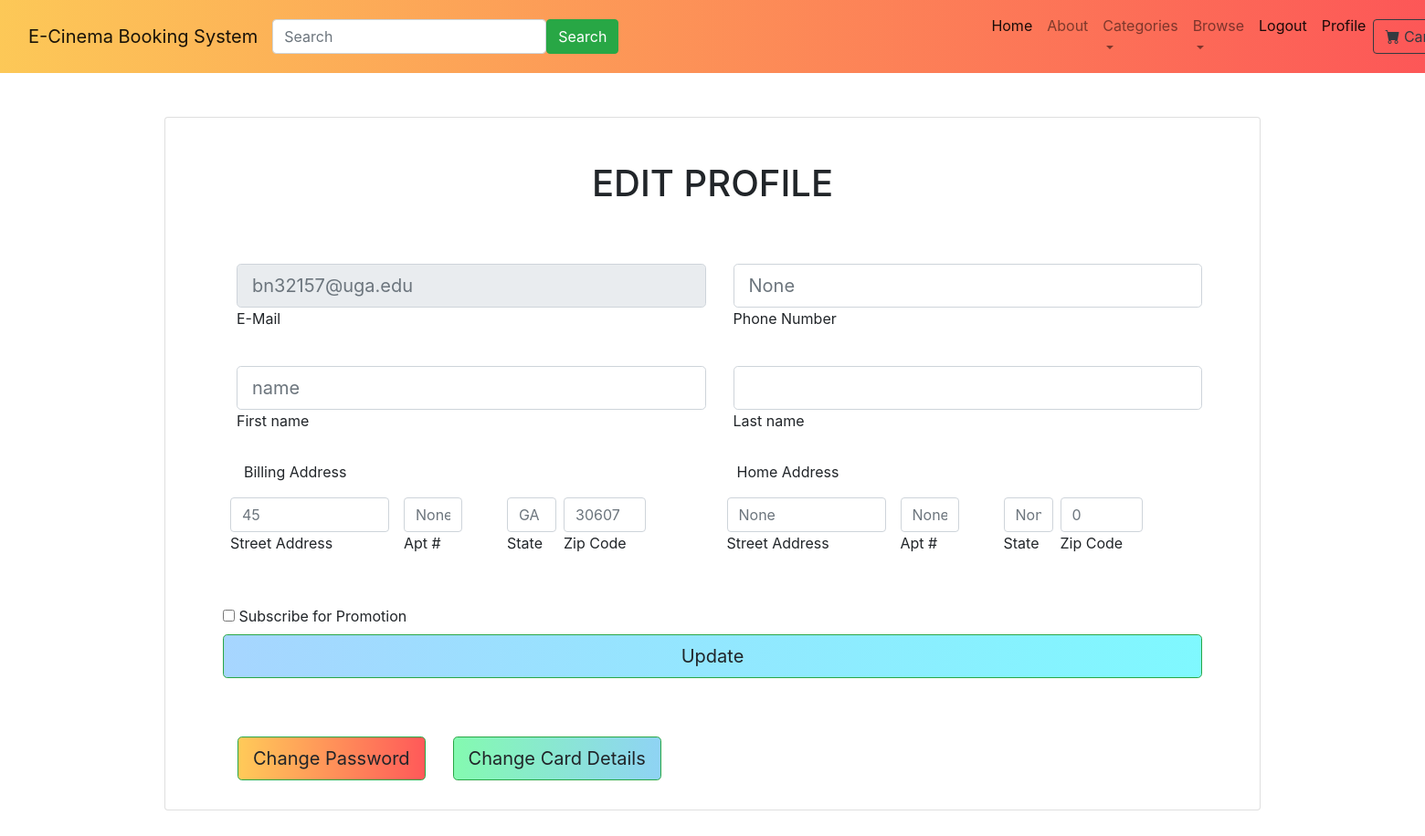
Before: /edit_profile (signed in) with the older database file.
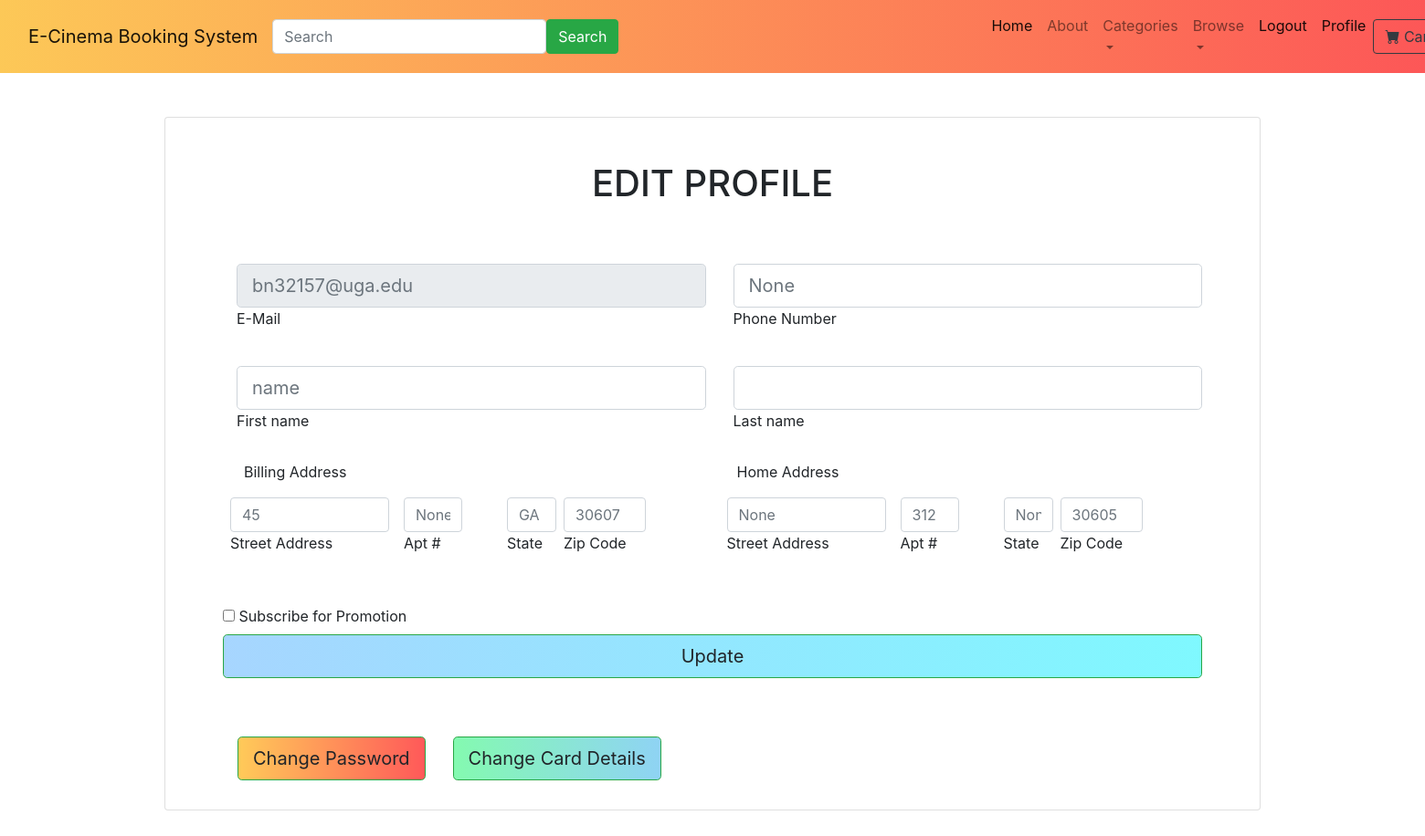
After: the same page with the newer database file.
### ebooking/models.py (models this page shows)
class customuser(AbstractUser):
    phone_number = models.IntegerField()
    streetAddressBilling = models.TextField()
    aptNumberBilling = models.TextField()
    stateBilling = models.TextField()
    zipCodeBilling = models.IntegerField()
    streetAddressHome = models.TextField()
    aptNumberHome = models.TextField()
    stateHome = models.TextField()
    zipCodeHome = models.IntegerField()
    promotion = models.BooleanField(default='False')
    rememberme = models.BooleanField(default='False')

### ebooking/views.py (the view, shortened to what this page needs)
# urls.py: path('edit_profile', views.edit_profile, name='edit'),
def edit_profile(request):
    current_user = request.user
    edit_values = {}
    for field in customuser._meta.fields:
        if field.name!='id' and field.name in request.POST and request.POST[field.name]:
            edit_values[field.name] = request.POST[field.name]
    return render(request, "edit_profile.html")

### home/templates/edit_profile.html (shortened to what this page needs)
{% extends 'base.html' %}
{% load static %}
{% block content %}
<head><link rel="stylesheet" href="{% static 'home/css/registration.css' %}"></head>
  <div class="container h-70 pt-5">
        <div class="d-flex justify-content-center">
            <div class="d-flex justify-content-center">
            <div class="card" style="height:760px;width:1200px">
              <div class="card-body p-5">
                <h1 class="text-uppercase text-center mb-5">Edit Profile</h1>
                  {% if user.is_authenticated %}
                  <form method="POST" action="edit_profile">
                  <div class="col ml-auto">
                    <div class="row ml-auto py-3">
                        <div class="col ml-auto">
                            <input type="text" id="formControlReadonly" class="form-control form-control-lg" placeholder={{user.email}} aria-label={{user.email}} readonly>
                            <label for="formControlReadonly">E-Mail</label>
                        </div>
                        <div class="col ml-auto">
                            <input name="phone_number" type="number" id="phone_number" class="form-control form-control-lg" placeholder={{user.phone_number}}>
                            <label for="phone_number">Phone Number</label>
                        </div>
                    </div>
                    <div class="row ml-auto py-3">
                        <div class="col ml-auto">
                            <input name="first_name" type="text" id="first_name" class="form-control form-control-lg" placeholder={{user.first_name}}>
                            <label for="first_name">First name</label>
                        </div>
                        <div class="col ml-auto">
                            <input name="last_name" type="text"  id="last_name" class="form-control form-control-lg" placeholder={{user.last_name}}>
                            <label for="first_name">Last name</label>
                            </div>
                    </div>
                      <div class="row ml-2 pt-2">
                          <div class="col">
                          <p>Billing Address</p>
                          </div>
                        <div class="col">
                          <p>Home Address</p>
                          </div>
                     </div>
                      <div class="row ml-auto">
                        <div class="col ml-auto">
                            <div class="row mb-4" style="float:left">
                           <div class="form-outline mb-4 px-2" style="float:left;width:190px">
                            <input name= "streetAddressBilling" type="text" id="saddress" class="form-control"
                                   placeholder={{user.streetAddressBilling}}>
                            <label class="form-label" for="saddress">Street Address</label>
                          </div>
                         <div class="form-outline mb-4 px-2" style="float:left;width:80px">
                           <input name="aptNumberBilling" type="text" id="aptnumber" class="form-control"
                                  placeholder={{user.aptNumberBilling}}>
                            <label class="form-label" for="aptnumber">Apt #</label>
                         </div>
                        </div>
                        <div class="row mb-4 px-5">
                        <div class="form-outline mb-4 px-2" style="width:70px">
                           <input name="stateBilling" type="text" id="bstate" class="form-control"
                                  placeholder={{user.stateBilling}}>
                            <label class="form-label" for="bstate" >State</label>
                         </div>
                         <div class="form-outline mb-4" style="float:left;width:90px">
                           <input name= "zipCodeBilling" type="number" id="bzipcode" class="form-control"
                                  placeholder={{user.zipCodeBilling}}>
                            <label class="form-label" for="bzipcode">Zip Code</label>
                         </div></div>
                        </div>
                        <div class="col ml-auto">
                            <div class="row mb-4" style="float:left">
                           <div class="form-outline mb-4 px-2" style="float:left;width:190px">
                            <input name="streetAddressHome" type="text" id="haddress" class="form-control"
                                   placeholder={{user.streetAddressHome}}>
                            <label class="form-label" for="haddress">Street Address</label>
                          </div>
                         <div class="form-outline mb-4 px-2" style="float:left;width:80px">
                           <input name="aptNumberHome" type="text" id="haptnumber" class="form-control"
                                  placeholder={{user.aptNumberHome}}>
                            <label class="form-label" for="haptnumber">Apt #</label>
                         </div>
                        </div>
                        <div class="row mb-4 px-5">
                        <div class="form-outline mb-4 px-2" style="width:70px">
                           <input name="stateHome" type="text" id="hstate" class="form-control"
                                  placeholder={{user.stateHome}}>
                            <label class="form-label" for="hstate" >State</label>
                         </div>
                         <div class="form-outline mb-4" style="float:left;width:90px">
                           <input name="zipCodeHome"  type="number" id="hzipcode" class="form-control"
                                  placeholder={{user.zipCodeHome}}>
                            <label class="form-label" for="hzipcode">Zip Code</label>
                         </div></div>
                        </div>
                    </div>
                    <div >
                          <input type="checkbox" id="promotion" name="promotion" CheckboxPlaceHolder={{user.promotion}}>
                            <label for="promotion"> Subscribe for Promotion</label><br>
                    </div>
                      <div style="text-align: center;">
                    <button class="btn btn-success btn-block btn-lg gradient-custom-3 text-body px-2" type="submit">Update</button>
            </div>
                       </div></form></br></br>
                  <div class="col ml-auto p-3">
                      <div class="row ml-auto">
                          <form method="POST" action="changepassword">
                              <div class="col ml-auto"><button style="color:red" type="submit" value="Change Password",
                                                               class="btn btn-success btn-block btn-lg gradient-custom-6 text-body">Change Password</button>
                              </div> </form>
                         <form method="POST" action="edit_card">
                              <div class="col ml-auto"><button type="submit" value="Change Card Details",
                                                               class="btn btn-success btn-block btn-lg gradient-custom-4 text-body">Change Card Details</button>
                              </div>
                        </form>
                          </div>
                      </div>
                  </div>
                  {% else %}
                <p class="text-center text-muted mt-5 mb-0">User Not Logged IN <a href="login" class="fw-bold text-body"><u>Login here</u></a></p>
                      {% endif %}
              </div>
            </div></div></div></div>
        {% endblock %}

### home/templates/base.html (shortened to what this page needs)
{% load static %}
<!DOCTYPE html>
<html lang="en">
    <head>
        <link rel="stylesheet" href="{% static 'home/css/registration.css' %}">
        <link href="https://cdn.jsdelivr.net/npm/bootstrap-icons@1.5.0/font/bootstrap-icons.css" rel="stylesheet" />
        <link rel="stylesheet" href="https://stackpath.bootstrapcdn.com/bootstrap/4.1.3/css/bootstrap.min.css">
    </head>
    <body style="background-image: url('https://mdbcdn.b-cdn.net/img/Photos/new-templates/search-box/img4.jpg');height:900px">
<nav class="navbar navbar-expand-lg navbar-light bg-light mask d-flex align-items-center h-10 gradient-custom-6">
            <div class="container-fluid">
                <a class="navbar-brand" href="index">E-Cinema Booking System</a>
                <form class="d-flex">
                    <input class="form-control me-2" type="search" placeholder="Search" aria-label="Search" style="width: 300px">
                    <button class="btn btn-success" type="submit">Search</button>
                </form>
                <div class="collapse navbar-collapse" id="navbarSupportedContent" style="width:100px">
                    <ul class="navbar-nav me-auto mb-2 mb-lg-0 ms-lg-4 ml-auto" style="padding-left:400px" >
                        <li class="nav-item"><a class="nav-link active" aria-current="page" href="#!">Home</a></li>
                        <li class="nav-item"><a class="nav-link" href="#!">About</a></li>
                        <li class="nav-item dropdown">
                            <a class="nav-link dropdown-toggle" id="navbarDropdown" href="#" role="button" data-bs-toggle="dropdown" aria-expanded="false">Categories</a>
                        </li>
                        <li class="nav-item dropdown">
                            <a class="nav-link dropdown-toggle" id="navbarDropdown" href="#" role="button" data-bs-toggle="dropdown" aria-expanded="false">Browse</a>
                        </li>
                        {% if user.is_authenticated %}
                        <li class="nav-item active"><a class="nav-link" href="logout">Logout</a></li>
                        <li class="nav-item active"><a class="nav-link" href="edit_profile">Profile</a></li>
                        {% else %}
                        <li class="nav-item active"><a class="nav-link" href="/login/">Login</a></li>
                        <li class="nav-item active"><a class="nav-link" href="/registration">Registration</a></li>
                        {% endif %}
                    </ul>
                    <form class="d-flex" method="POST" action="orderSummary">
                        <a href="orderSummary">
                        <button class="btn btn-outline-dark" type="submit">
                            <i class="bi-cart-fill me-1"></i>
                            Cart
                        </button>
                            </a>
                    </form>
                </div>
            </div>
        </nav>
{% block content %}
{% endblock %}

### home/static/home/css/registration.css (style rules this page uses)
.gradient-custom-3 { background: #84fab0; background: -webkit-linear-gradient(to right, rgba(132, 250, 176, 0.5), rgba(143, 211, 244, 0.5)); background: linear-gradient(to right, rgba(132, 250, 176, 0.5), rgba(143, 211, 244, 0.5)) }
.gradient-custom-4 { background: #84fab0; background: -webkit-linear-gradient(to right, rgba(132, 250, 176, 1), rgba(143, 211, 244, 1)); background: linear-gradient(to right, rgba(132, 250, 176, 1), rgba(143, 211, 244, 1)) }
.gradient-custom-3 { background: #4facfe; background: -webkit-linear-gradient(to right, rgba(79, 172, 254, 0.5), rgba(0, 242, 254, 0.5)); background: linear-gradient(to right, rgba(79, 172, 254, 0.5), rgba(0, 242, 254, 0.5)) }
.gradient-custom-6 { background: #ff0000; background: -webkit-linear-gradient(to left, rgba(255, 0, 0, 0.65), rgba(255, 174, 0, 0.65)); background: linear-gradient(to left, rgba(255, 0, 0, 0.65), rgba(255, 174, 0, 0.65)) }

Changed rows visible on the page:
changed customuser "bn32157@uga.edu": aptNumberHome "None" → "312"; zipCodeHome "0" → "30605"
